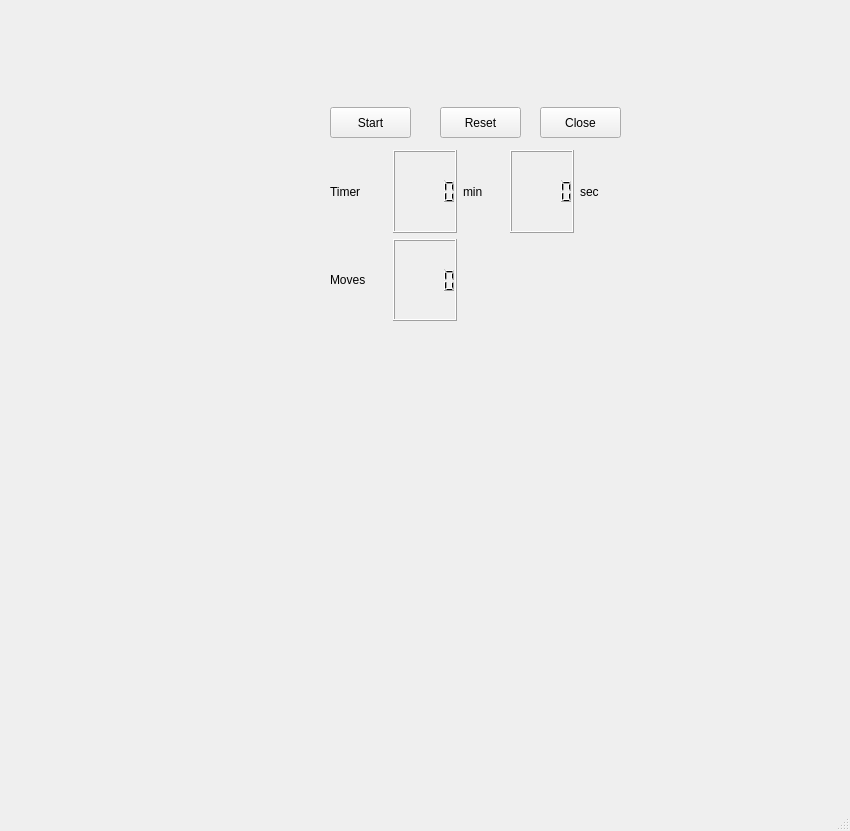
<?xml version="1.0" encoding="UTF-8"?>
<ui version="4.0">
 <class>MainWindow</class>
 <widget class="QMainWindow" name="MainWindow">
  <property name="geometry">
   <rect>
    <x>0</x>
    <y>0</y>
    <width>850</width>
    <height>831</height>
   </rect>
  </property>
  <property name="windowTitle">
   <string>MainWindow</string>
  </property>
  <widget class="QWidget" name="centralwidget">
   <widget class="QLabel" name="labelInfo">
    <property name="geometry">
     <rect>
      <x>330</x>
      <y>20</y>
      <width>401</width>
      <height>81</height>
     </rect>
    </property>
    <property name="frameShadow">
     <enum>QFrame::Plain</enum>
    </property>
    <property name="text">
     <string/>
    </property>
   </widget>
   <widget class="QWidget" name="gridLayoutWidget">
    <property name="geometry">
     <rect>
      <x>330</x>
      <y>150</y>
      <width>291</width>
      <height>171</height>
     </rect>
    </property>
    <layout class="QGridLayout" name="gridLayout">
     <item row="1" column="1">
      <widget class="QLCDNumber" name="lcdNumberMoveCounter"/>
     </item>
     <item row="0" column="0">
      <widget class="QLabel" name="labelTimer">
       <property name="text">
        <string>Timer        </string>
       </property>
      </widget>
     </item>
     <item row="0" column="4">
      <widget class="QLabel" name="labelSec">
       <property name="text">
        <string>sec</string>
       </property>
      </widget>
     </item>
     <item row="0" column="1">
      <widget class="QLCDNumber" name="lcdNumberMin"/>
     </item>
     <item row="0" column="3">
      <widget class="QLCDNumber" name="lcdNumberSec"/>
     </item>
     <item row="0" column="2">
      <widget class="QLabel" name="labelMin">
       <property name="text">
        <string>min</string>
       </property>
      </widget>
     </item>
     <item row="1" column="0">
      <widget class="QLabel" name="labelMove">
       <property name="text">
        <string>Moves</string>
       </property>
      </widget>
     </item>
    </layout>
   </widget>
   <widget class="QPushButton" name="pushButtonStart">
    <property name="geometry">
     <rect>
      <x>330</x>
      <y>107</y>
      <width>81</width>
      <height>31</height>
     </rect>
    </property>
    <property name="text">
     <string>Start</string>
    </property>
   </widget>
   <widget class="QPushButton" name="pushButtonReset">
    <property name="geometry">
     <rect>
      <x>440</x>
      <y>107</y>
      <width>81</width>
      <height>31</height>
     </rect>
    </property>
    <property name="text">
     <string>Reset</string>
    </property>
   </widget>
   <widget class="QPushButton" name="pushButtonClose">
    <property name="geometry">
     <rect>
      <x>540</x>
      <y>107</y>
      <width>81</width>
      <height>31</height>
     </rect>
    </property>
    <property name="text">
     <string>Close</string>
    </property>
   </widget>
  </widget>
  <widget class="QMenuBar" name="menubar">
   <property name="geometry">
    <rect>
     <x>0</x>
     <y>0</y>
     <width>850</width>
     <height>21</height>
    </rect>
   </property>
  </widget>
  <widget class="QStatusBar" name="statusbar"/>
 </widget>
 <resources/>
 <connections/>
</ui>
